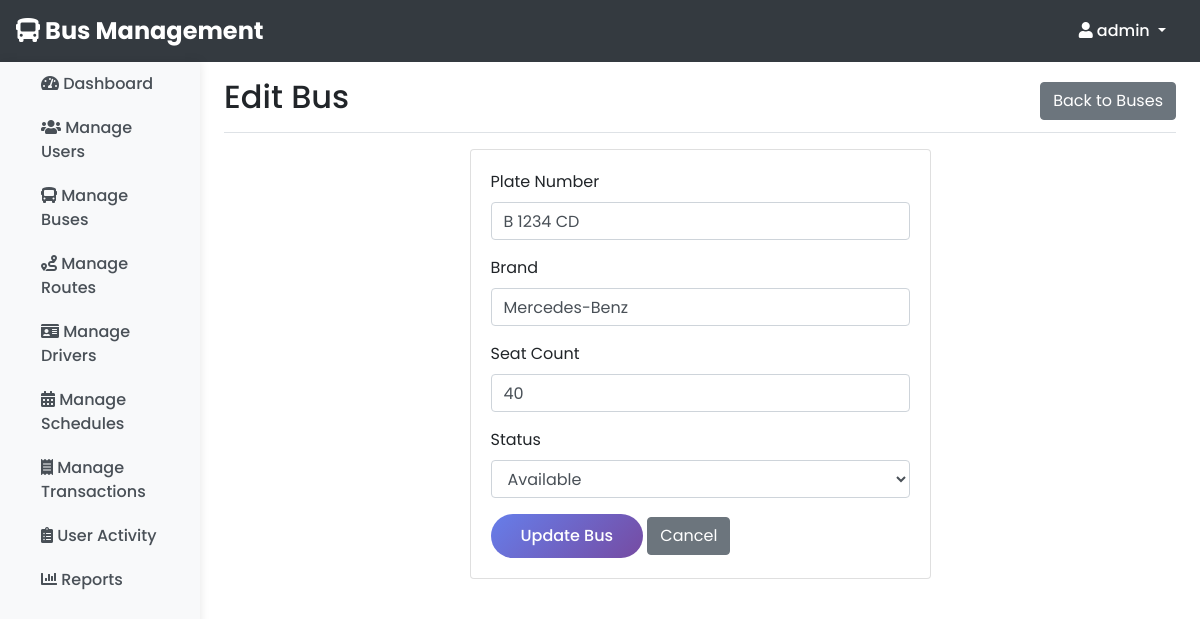
Page /admin/edit_bus.php?id=1 (signed in) on the committed database.
### tables this page shows
CREATE TABLE `buses` (
  `id` int(11) NOT NULL,
  `plate_number` varchar(20) NOT NULL,
  `brand` varchar(50) NOT NULL,
  `seat_count` int(11) NOT NULL,
  `status` enum('available','maintenance') DEFAULT 'available'
);

### admin/edit_bus.php (the view, shortened to what this page needs)
<?php
require '../includes/header.php';
$bus_id = $_GET['id'];
$conn = getConnection();
$stmt = $conn->prepare("SELECT * FROM buses WHERE id = ?");
$stmt->bind_param("i", $bus_id);
$stmt->execute();
$result = $stmt->get_result();
$bus = $result->fetch_assoc();
?>
<div class="container-fluid">
    <div class="row">
        <?php include '../includes/admin_sidebar.php'; ?>
        <main role="main" class="col-md-9 ml-sm-auto col-lg-10 px-4">
            <div class="d-flex justify-content-between flex-wrap flex-md-nowrap align-items-center pt-3 pb-2 mb-3 border-bottom">
                <h1 class="h2">Edit Bus</h1>
                <a href="manage_buses.php" class="btn btn-secondary">Back to Buses</a>
            </div>
            <div class="row justify-content-center">
                <div class="col-md-6">
                    <div class="card">
                        <div class="card-body">
                            <form method="POST">
                                <div class="form-group">
                                    <label for="plate_number">Plate Number</label>
                                    <input type="text" class="form-control" id="plate_number" name="plate_number" value="<?= $bus['plate_number'] ?>" required>
                                </div>
                                <div class="form-group">
                                    <label for="brand">Brand</label>
                                    <input type="text" class="form-control" id="brand" name="brand" value="<?= $bus['brand'] ?>" required>
                                </div>
                                <div class="form-group">
                                    <label for="seat_count">Seat Count</label>
                                    <input type="number" class="form-control" id="seat_count" name="seat_count" value="<?= $bus['seat_count'] ?>" min="1" required>
                                </div>
                                <div class="form-group">
                                    <label for="status">Status</label>
                                    <select class="form-control" id="status" name="status" required>
                                        <option value="available" <?= $bus['status'] == 'available' ? 'selected' : '' ?>>Available</option>
                                    </select>
                                </div>
                                <button type="submit" class="btn btn-primary">Update Bus</button>
                                <a href="manage_buses.php" class="btn btn-secondary">Cancel</a>
                            </form>
                        </div>
                    </div>
                </div>
            </div>
        </main>
    </div>
</div>
<?php require '../includes/footer.php'; ?>

### rows in the picture
buses: plate_number "B 1234 CD", brand "Mercedes-Benz", seat_count "40", status "Available"

### other values in the picture
$_SESSION['username'] "admin"
